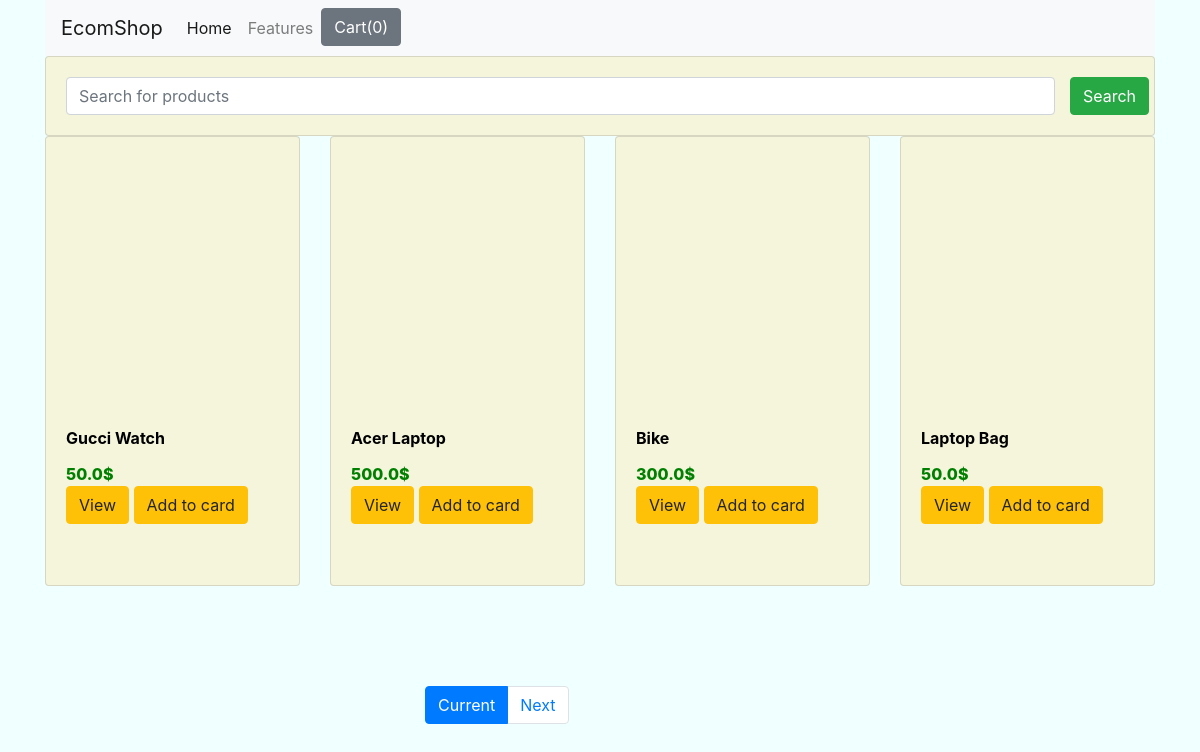
Before: / with the older database file.
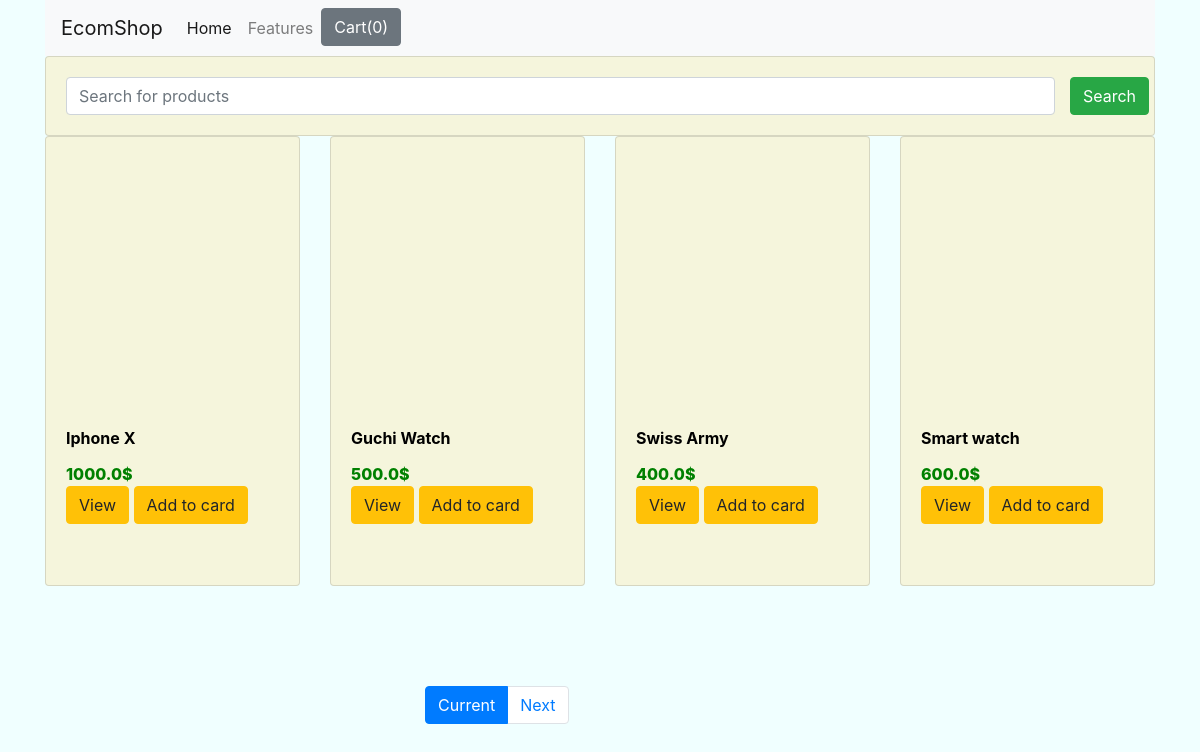
After: the same page with the newer database file.
### shop/models.py (models this page shows, shortened)
class Products(models.Model):
    title = models.CharField(max_length=200,null=True)
    price = models.FloatField(null=True)
    discount_price = models.FloatField(null=True)
    category = models.CharField(max_length=200,null=True)
    description = models.TextField(null=True)
    image = models.CharField(max_length=300,null=True)

### shop/views.py (the view)
# urls.py: path('',views.index,name='index'),
def index(request):
    product_objects = Products.objects.all()
    item_name = request.GET.get('item_name')
    if item_name !='' and item_name is not None:
        product_objects = product_objects.filter(title__icontains=item_name)
    paginator = Paginator(product_objects,4)
    page = request.GET.get('page')
    product_objects = paginator.get_page(page)
    return render(request,'shop/index.html',{'product_objects':product_objects})

### shop/templates/shop/index.html (shortened to what this page needs)
{% load static %}
<!DOCTYPE html>
<html lang="en">
<head>
  <link rel="stylesheet" href="https://stackpath.bootstrapcdn.com/bootstrap/4.3.1/css/bootstrap.min.css"
 />
  <link rel="stylesheet" href="{% static 'shop/style.css' %}" />
</head>
<body>
  <div class="container">
    <div class="row">
      <div class="col-md-12">
        <nav class="navbar navbar-expand-lg navbar-light bg-light">
          <a class="navbar-brand" href="#">EcomShop</a>
          <div class="collapse navbar-collapse" id="navbarNav">
            <ul class="navbar-nav">
              <li class="nav-item active">
                <a class="nav-link" href="#">Home <span class="sr-only">(current)</span></a>
              </li>
              <li class="nav-item">
                <a class="nav-link" href="#">Features</a>
              </li>
              <li class="nav-item">
                <button id="cart" data-html="true" type="button" class="btn btn-secondary" data-container="body"
                  data-toggle="popover" data-placement="bottom" data-content="Vivamus
                            sagittis lacus vel augue laoreet rutrum faucibus.">
                  Cart(0)
                </button>
              </li>
            </ul>
          </div>
        </nav>
      </div>
    </div>
    <div class="row">
      <div class="col-md-12">
        <form class="card card-sm">
          <div class="card-body row no-gytters align-items-center">
            <div class="col">
              <input type="search" name="item_name" placeholder="Search for products "
                class="form-control form-control-borderless" />
            </div>
            <div class="btn btn-success" type="submit">Search</div>
          </div>
        </form>
      </div>
    </div>
    <div class="row">
      {% for product in product_objects %}
      <div class="col-md-3">
        <div style="height: 450px;" class="card main-image1">
          <div style="background: url({{product.image}}); background-size: cover; height: 60%"></div>
          <div class="card-body">
            <div id="nm{{ product.id}}" class="card-title">
              {{ product.title}}
            </div>
            <div id="price{{product.id}}" class="card-text">
              {{ product.price }}$
            </div>
            <a href="/{{ product.id}}" class="btn btn-warning">View</a>
            <button id="{{ product.id }}" class="btn atc btn-warning">
              Add to card
            </button>
          </div>
        </div>
      </div>
      {% endfor %}
    </div>
    <div class="row">
      <div class="col-md-3 offset-md-4">
        <ul class="pagination">
          <li class="page-item active">
            <a class="page-link" href="?page={{ product_objects.number }}">Current</a>
          </li>
          {% if product_objects.has_next %}
          <li class="page-item">
            <a class="page-link" href="?page={{ product_objects.next_page_number }}">Next</a>
            {% endif %}
          </li>
        </ul>
      </div>
    </div>
  </div>
</body>
</html>

### shop/static/shop/style.css (style rules this page uses)
.card { background-color: beige; }
.card-text { color: green; font-weight: 800; }
body { background-color: azure; }
.card-title { color: black; font-weight: lighter; font-weight: bold; }
.pagination { margin-top: 100px; }

Changed rows visible on the page:
removed Products: title "Gucci Watch", price "50.0"
removed Products: title "Acer Laptop", price "500.0"
removed Products: title "Bike", price "300.0"
removed Products: title "Laptop Bag", price "50.0"
added Products: title "Iphone X", price "1000.0"
added Products: title "Guchi Watch", price "500.0"
now on this page (row edited): Products: title "Swiss Army", price "400.0"
added Products: title "Smart watch", price "600.0"
